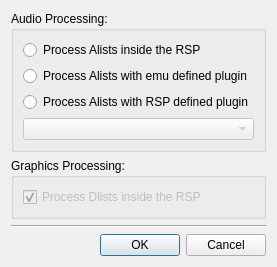
<ui version="4.0" >
 <class>configDialog</class>
 <widget class="QDialog" name="configDialog" >
  <property name="windowModality" >
   <enum>Qt::WindowModal</enum>
  </property>
  <property name="geometry" >
   <rect>
    <x>0</x>
    <y>0</y>
    <width>271</width>
    <height>264</height>
   </rect>
  </property>
  <property name="windowTitle" >
   <string>RSP Configuration</string>
  </property>
  <property name="modal" >
   <bool>true</bool>
  </property>
  <layout class="QVBoxLayout" name="verticalLayout_3" >
   <item>
    <widget class="QGroupBox" name="Aframe" >
     <property name="title" >
      <string>Audio Processing:</string>
     </property>
     <layout class="QVBoxLayout" name="verticalLayout" >
      <item>
       <widget class="QRadioButton" name="radioA1" >
        <property name="toolTip" >
         <string>This is the default and most stable option.</string>
        </property>
        <property name="text" >
         <string>Process Alists inside the RSP</string>
        </property>
       </widget>
      </item>
      <item>
       <widget class="QRadioButton" name="radioA2" >
        <property name="toolTip" >
         <string>You will not hear any sound if your chosen plugin does not support HLE processing.
Side effects of this may provide you with a small speed up at the cost of audio.</string>
        </property>
        <property name="text" >
         <string>Process Alists with emu defined plugin</string>
        </property>
       </widget>
      </item>
      <item>
       <widget class="QRadioButton" name="radioA3" >
        <property name="toolTip" >
         <string>You will not hear any sound if your chosen plugin does not support HLE processing.
Avoid choosing the same plugin as defined in the emulator settings, as this could have unpredictable results.</string>
        </property>
        <property name="text" >
         <string>Process Alists with RSP defined plugin</string>
        </property>
       </widget>
      </item>
      <item>
       <widget class="QComboBox" name="dropbox" >
        <property name="enabled" >
         <bool>false</bool>
        </property>
       </widget>
      </item>
     </layout>
    </widget>
   </item>
   <item>
    <widget class="QGroupBox" name="Gframe" >
     <property name="title" >
      <string>Graphics Processing:</string>
     </property>
     <property name="flat" >
      <bool>false</bool>
     </property>
     <property name="checkable" >
      <bool>false</bool>
     </property>
     <layout class="QVBoxLayout" name="verticalLayout_2" >
      <item>
       <widget class="QCheckBox" name="Gcheck" >
        <property name="enabled" >
         <bool>false</bool>
        </property>
        <property name="toolTip" >
         <string>The RSP does not currently support the decoding of Dlists. This would disable video, which makes the whole thing kind of pointless.
This is disabled for now.</string>
        </property>
        <property name="text" >
         <string>Process Dlists inside the RSP</string>
        </property>
        <property name="checkable" >
         <bool>true</bool>
        </property>
        <property name="checked" >
         <bool>true</bool>
        </property>
       </widget>
      </item>
     </layout>
    </widget>
   </item>
   <item>
    <spacer name="verticalSpacer" >
     <property name="orientation" >
      <enum>Qt::Vertical</enum>
     </property>
     <property name="sizeHint" stdset="0" >
      <size>
       <width>20</width>
       <height>40</height>
      </size>
     </property>
    </spacer>
   </item>
   <item>
    <widget class="Line" name="line" >
     <property name="orientation" >
      <enum>Qt::Horizontal</enum>
     </property>
    </widget>
   </item>
   <item>
    <widget class="QDialogButtonBox" name="buttonBox" >
     <property name="orientation" >
      <enum>Qt::Horizontal</enum>
     </property>
     <property name="standardButtons" >
      <set>QDialogButtonBox::Cancel|QDialogButtonBox::Ok</set>
     </property>
    </widget>
   </item>
  </layout>
 </widget>
 <resources/>
 <connections>
  <connection>
   <sender>buttonBox</sender>
   <signal>accepted()</signal>
   <receiver>configDialog</receiver>
   <slot>accept()</slot>
   <hints>
    <hint type="sourcelabel" >
     <x>260</x>
     <y>234</y>
    </hint>
    <hint type="destinationlabel" >
     <x>157</x>
     <y>250</y>
    </hint>
   </hints>
  </connection>
  <connection>
   <sender>buttonBox</sender>
   <signal>rejected()</signal>
   <receiver>configDialog</receiver>
   <slot>reject()</slot>
   <hints>
    <hint type="sourcelabel" >
     <x>260</x>
     <y>240</y>
    </hint>
    <hint type="destinationlabel" >
     <x>270</x>
     <y>250</y>
    </hint>
   </hints>
  </connection>
  <connection>
   <sender>radioA3</sender>
   <signal>toggled(bool)</signal>
   <receiver>dropbox</receiver>
   <slot>setEnabled(bool)</slot>
   <hints>
    <hint type="sourcelabel" >
     <x>119</x>
     <y>79</y>
    </hint>
    <hint type="destinationlabel" >
     <x>119</x>
     <y>106</y>
    </hint>
   </hints>
  </connection>
 </connections>
</ui>
